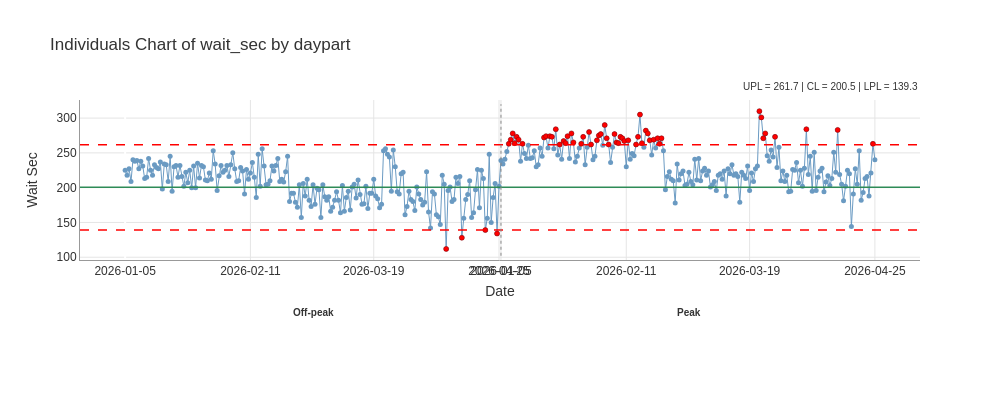

The code cell stored with this chart in its notebook:
### Code cell
# Monitor the individual readings against the frozen standard.
fig = study.execute(chart='X', by=[], calibration=post).plot(chart='X', highlight_signals=True)
fig.show()

### Figure 1 — Plotly figure (JSON) as saved in the notebook; plotly's stock layout.template omitted (floating-point values rounded to 4 significant figures; data arrays with more than 128 entries replaced by an {"elided": "..."} marker saying what was removed)
{"data": [{"customdata": {"elided": "384x2 mixed values"}, "hovertemplate": "<b>X</b> = %{y:.3f}<br>Cell: %{customdata[0]}<br>Obs:  %{customdata[1]}<extra></extra>", "line": {"color": "steelblue", "width": 1.0}, "marker": {"color": "steelblue", "size": 5}, "mode": "lines+markers", "name": "X", "opacity": 0.8, "type": "scatter", "x": {"elided": "384 int values"}, "y": {"elided": "384 int values"}}, {"hovertemplate": "Beyond Limits<br>%{x}<br>%{y:.3f}<extra></extra>", "marker": {"color": "red", "line": {"color": "darkred", "width": 0.5}, "size": 5, "symbol": "circle"}, "mode": "markers", "name": "Beyond Limits", "showlegend": false, "type": "scatter", "x": [164, 172, 184, 190, 196, 197, 198, 199, 200, 201, 203, 214, 215, 217, 218, 220, 222, 224, 225, 226, 228, 229, 233, 234, 237, 238, 241, 242, 243, 245, 246, 247, 250, 251, 252, 253, 254, 255, 257, 261, 262, 263, 264, 266, 267, 268, 270, 272, 273, 274, 324, 325, 326, 327, 332, 348, 364, 382], "y": [112, 128, 139, 134, 263, 269, 278, 264, 273, 269, 263, 272, 274, 274, 273, 284, 262, 267, 264, 274, 278, 265, 263, 273, 280, 262, 268, 275, 277, 290, 271, 262, 277, 265, 264, 273, 271, 267, 268, 262, 273, 305, 264, 282, 278, 268, 269, 271, 263, 271, 310, 301, 271, 278, 273, 284, 283, 263]}], "layout": {"annotations": [{"bgcolor": "rgba(255,255,255,0.7)", "font": {"color": "#333333", "size": 10}, "showarrow": false, "text": "UPL = 261.7 | CL = 200.5 | LPL = 139.3", "x": 1.0, "xanchor": "right", "xref": "paper", "y": 1.04, "yanchor": "bottom", "yref": "paper"}, {"font": {"size": 10}, "showarrow": false, "text": "<b>Off-peak</b>", "x": 96, "xanchor": "center", "xref": "x", "y": -0.28, "yanchor": "top", "yref": "paper"}, {"font": {"size": 10}, "showarrow": false, "text": "<b>Peak</b>", "x": 288, "xanchor": "center", "xref": "x", "y": -0.28, "yanchor": "top", "yref": "paper"}], "font": {"color": "#333333", "family": "Arial, sans-serif", "size": 12}, "height": 400, "hovermode": "x unified", "margin": {"b": 140}, "paper_bgcolor": "white", "plot_bgcolor": "white", "shapes": [{"line": {"color": "red", "dash": "dash", "width": 1.5}, "type": "line", "x0": 0, "x1": 1, "xref": "x domain", "y0": 261.7, "y1": 261.7}, {"line": {"color": "red", "dash": "dash", "width": 1.5}, "type": "line", "x0": 0, "x1": 1, "xref": "x domain", "y0": 139.3, "y1": 139.3}, {"line": {"color": "#2E8B57", "dash": "solid", "width": 1.5}, "type": "line", "x0": 0, "x1": 1, "xref": "x domain", "y0": 200.5, "y1": 200.5}, {"line": {"color": "#888888", "dash": "dot", "width": 1.0}, "type": "line", "x0": 192, "x1": 192, "y0": 102.1, "y1": 319.9}], "showlegend": false, "title": {"text": "Individuals Chart of wait_sec by daypart"}, "width": 1000, "xaxis": {"automargin": true, "gridcolor": "#E5E5E5", "gridwidth": 1.0, "linecolor": "#999999", "linewidth": 1.0, "showgrid": true, "showline": true, "tickangle": 0, "ticktext": ["2026-01-05", "2026-02-11", "2026-03-19", "2026-04-25", "2026-01-05", "2026-02-11", "2026-03-19", "2026-04-25"], "tickvals": [0, 64, 127, 191, 192, 256, 319, 383], "title": {"standoff": 8, "text": "Date"}}, "yaxis": {"gridcolor": "#E5E5E5", "gridwidth": 1.0, "linecolor": "#999999", "linewidth": 1.0, "showgrid": true, "showline": true, "title": {"text": "Wait Sec"}, "zeroline": false}}}
